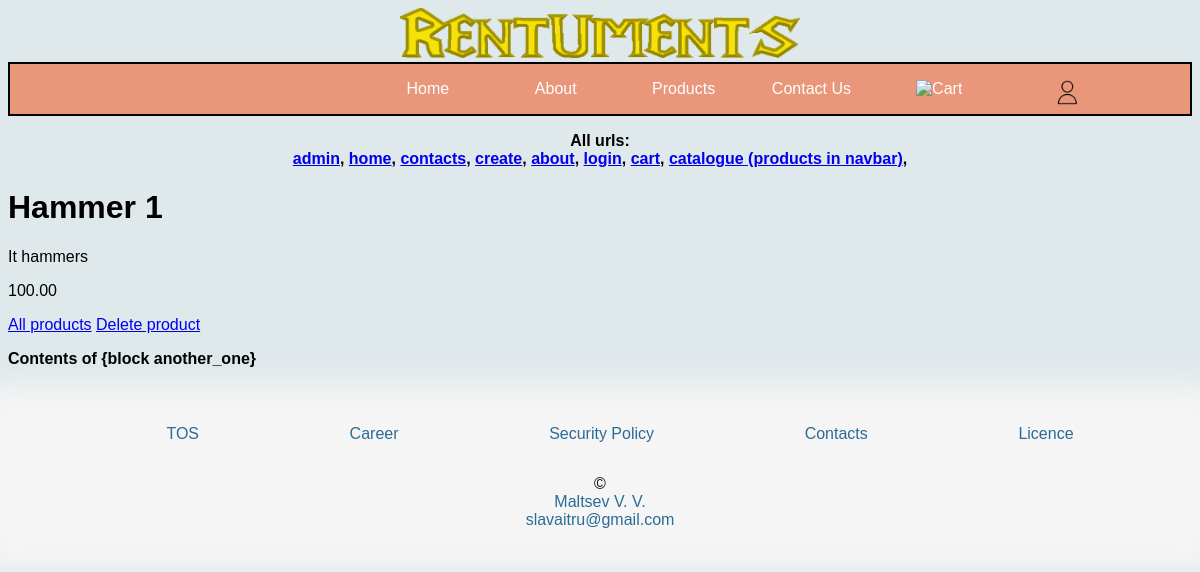
Screenshot of /products/ with the database file from the repository.
### products/models.py (models this page shows, shortened)
class Product(models.Model):
    title       = models.CharField(max_length=120)
    description = models.TextField(blank=True, null=True)
    price       = models.DecimalField(max_digits=20, decimal_places=2)
    summary     = models.TextField(default='This is cool!')
    featured    = models.BooleanField(default=False)

### products/views.py (the view)
# urls.py: path('', product_detail_view, name='products-detail'),
def product_detail_view(request, *args, **kwargs):
    obj = Product.objects.get(id=1)
    context = {
        'object': obj
    }
    return render(request, 'products/product_detail.html', context)

### products/templates/products/product_detail.html
{% extends 'base.html' %}
{% block cnt %}
    <h1>{{ object.title }}</h1>
    <p>{{ object.description }}</p>
    <p>{{ object.price }}</p>
    <a href="../all/">All products</a>
    <a href="delete/">Delete product</a>
{% endblock cnt %}

### static/css/navbar.css (style rules this page uses)
* { background-color: #dfe8eb; }

### static/css/contacts.css (style rules this page uses)
* { font-family: Verdana, Geneva, Tahoma, sans-serif; }

### rows the page displays
Product: title "Hammer 1", description "It hammers", price "100.00"
